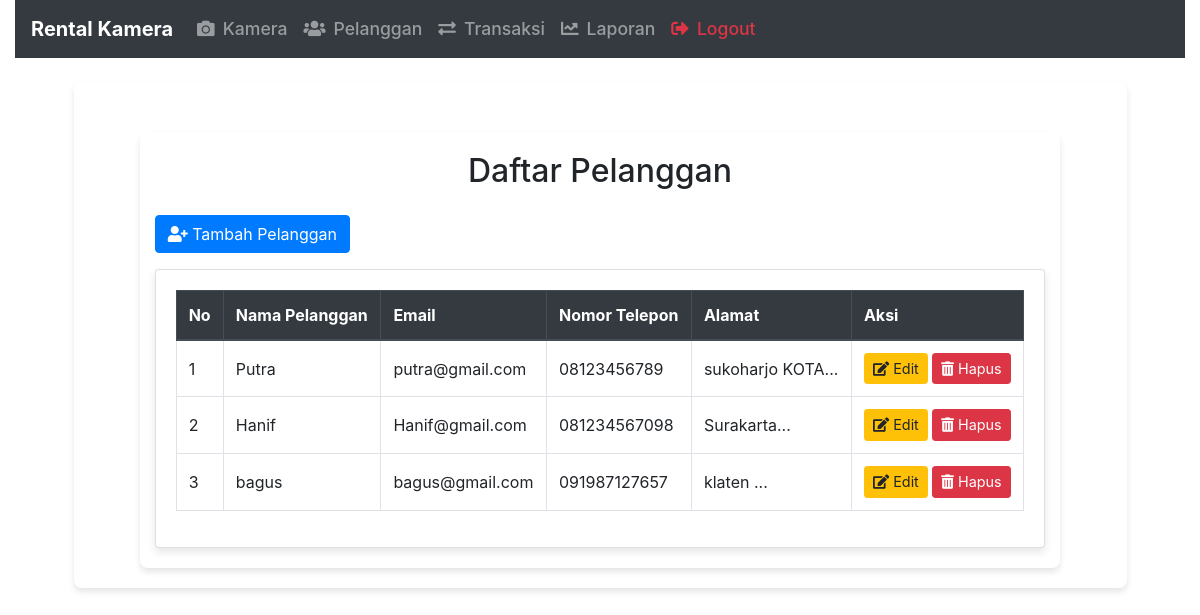
Page /rental_kamera/index.php/pelanggan on the committed database.
### tables this page shows
CREATE TABLE `pelanggan` (
  `id_pelanggan` int(11) NOT NULL,
  `nama_pelanggan` varchar(100) NOT NULL,
  `email` varchar(100) DEFAULT NULL,
  `nomor_telepon` varchar(15) DEFAULT NULL,
  `alamat` text NOT NULL
);

### rental_kamera/application/controllers/Pelanggan.php (called while the page is built, shortened)
<?php
class Pelanggan extends CI_Controller {
    public function __construct() {
        $this->load->model('Pelanggan_model');
    }
    public function index() {
        $data['pelanggan'] = $this->Pelanggan_model->get_all_pelanggan();
        $data['content'] = 'pelanggan/index';
        $this->load->view('layouts/main', $data);
    }
}

### rental_kamera/index.php (called while the page is built, shortened)
<?php
require_once BASEPATH.'core/CodeIgniter.php';

### rental_kamera/application/models/Pelanggan_model.php (called while the page is built, shortened)
<?php
class Pelanggan_model extends CI_Model {
    public function get_all_pelanggan() {
        return $this->db->get('pelanggan')->result();
    }
}

### rental_kamera/application/views/pelanggan/index.php (the view, shortened to what this page needs)
<!DOCTYPE html>
<html lang="en">
<head>
    <link href="https://stackpath.bootstrapcdn.com/bootstrap/4.5.2/css/bootstrap.min.css" rel="stylesheet">
    <link href="https://cdnjs.cloudflare.com/ajax/libs/font-awesome/5.15.1/css/all.min.css" rel="stylesheet">
</head>
<body>
    <div class="container">
        <h2 class="text-center mb-4">Daftar Pelanggan</h2>
        <a href="<?= site_url('pelanggan/tambah') ?>" class="btn btn-primary mb-3"><i class="fas fa-user-plus"></i> Tambah Pelanggan</a>
        <div class="card">
            <div class="card-body">
                <table class="table table-bordered table-hover">
                    <thead class="thead-dark">
                        <tr>
                            <th>No</th>
                            <th>Nama Pelanggan</th>
                            <th>Email</th>
                            <th>Nomor Telepon</th>
                            <th>Alamat</th>
                            <th>Aksi</th>
                        </tr>
                    </thead>
                    <tbody>
                        <?php $no = 1; foreach ($pelanggan as $p): ?>
                            <tr>
                                <td><?= $no++ ?></td>
                                <td><?= $p->nama_pelanggan ?></td>
                                <td><?= $p->email ?></td>
                                <td><?= $p->nomor_telepon ?></td>
                                <td><?= substr($p->alamat, 0, 50) ?>...</td>
                                <td>
                                    <a href="<?= site_url('pelanggan/edit/'.$p->id_pelanggan) ?>" class="btn btn-warning btn-sm"><i class="fas fa-edit"></i> Edit</a>
                                    <a href="<?= site_url('pelanggan/hapus/'.$p->id_pelanggan) ?>" class="btn btn-danger btn-sm" onclick="return confirm('Apakah Anda yakin ingin menghapus pelanggan ini?')"><i class="fas fa-trash-alt"></i> Hapus</a>
                                </td>
                            </tr>
                        <?php endforeach; ?>
                    </tbody>
                </table>
            </div>
        </div>
    </div>
</body>
</html>

### rental_kamera/application/views/layouts/main.php (style rules this page uses)
body { background-color: #f8f9fa; }
.container { background-color: #fff; padding: 20px; border-radius: 8px; box-shadow: 0px 4px 6px rgba(0, 0, 0, 0.1); margin-top: 20px; }

### rental_kamera/application/views/pelanggan/index.php (style rules this page uses)
.table th, .table td { vertical-align: middle; }
.container { max-width: 90%; margin-top: 30px; }
.card { box-shadow: 0 4px 8px rgba(0, 0, 0, 0.1); }
.btn-primary { background-color: #007bff; border-color: #007bff; }
.btn-sm { font-size: 0.9rem; }

### rows in the picture
pelanggan: nama_pelanggan "Putra", email "putra@gmail.com", nomor_telepon "08123456789", alamat "sukoharjo KOTA"
pelanggan: nama_pelanggan "Hanif", email "Hanif@gmail.com", nomor_telepon "081234567098", alamat "Surakarta"
pelanggan: nama_pelanggan "bagus", email "bagus@gmail.com", nomor_telepon "091987127657", alamat "klaten"
